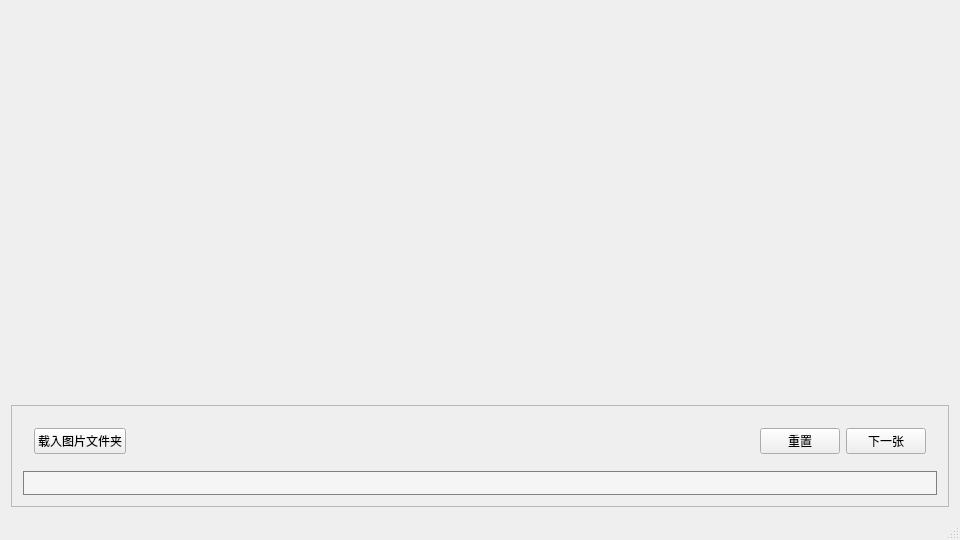
<?xml version="1.0" encoding="UTF-8"?>
<ui version="4.0">
 <class>MainWindow</class>
 <widget class="QMainWindow" name="MainWindow">
  <property name="geometry">
   <rect>
    <x>0</x>
    <y>0</y>
    <width>960</width>
    <height>540</height>
   </rect>
  </property>
  <property name="windowTitle">
   <string>MainWindow</string>
  </property>
  <widget class="QWidget" name="centralWidget">
   <layout class="QVBoxLayout" name="verticalLayout">
    <item>
     <widget class="PreviewImageView" name="previewImage">
      <property name="pixmap">
       <pixmap resource="resource.qrc">:/blank.jpg</pixmap>
      </property>
      <property name="scaledContents">
       <bool>true</bool>
      </property>
     </widget>
    </item>
    <item>
     <widget class="QWidget" name="labelsWidget" native="true">
      <property name="sizePolicy">
       <sizepolicy hsizetype="Preferred" vsizetype="Maximum">
        <horstretch>0</horstretch>
        <verstretch>0</verstretch>
       </sizepolicy>
      </property>
      <layout class="QGridLayout" name="labelsLayout"/>
     </widget>
    </item>
    <item>
     <widget class="ImageView" name="imageView">
      <property name="pixmap">
       <pixmap resource="resource.qrc">:/blank.jpg</pixmap>
      </property>
      <property name="scaledContents">
       <bool>true</bool>
      </property>
     </widget>
    </item>
    <item>
     <widget class="QFrame" name="frame">
      <property name="sizePolicy">
       <sizepolicy hsizetype="Preferred" vsizetype="Fixed">
        <horstretch>0</horstretch>
        <verstretch>0</verstretch>
       </sizepolicy>
      </property>
      <property name="frameShape">
       <enum>QFrame::StyledPanel</enum>
      </property>
      <property name="frameShadow">
       <enum>QFrame::Raised</enum>
      </property>
      <layout class="QVBoxLayout" name="verticalLayout_2">
       <item>
        <widget class="QWidget" name="widget" native="true">
         <property name="sizePolicy">
          <sizepolicy hsizetype="Preferred" vsizetype="Fixed">
           <horstretch>0</horstretch>
           <verstretch>0</verstretch>
          </sizepolicy>
         </property>
         <layout class="QHBoxLayout" name="horizontalLayout">
          <item>
           <widget class="QPushButton" name="loadBtn">
            <property name="text">
             <string>载入图片文件夹</string>
            </property>
           </widget>
          </item>
          <item>
           <spacer name="horizontalSpacer">
            <property name="orientation">
             <enum>Qt::Horizontal</enum>
            </property>
            <property name="sizeHint" stdset="0">
             <size>
              <width>40</width>
              <height>20</height>
             </size>
            </property>
           </spacer>
          </item>
          <item>
           <widget class="QPushButton" name="resetBtn">
            <property name="text">
             <string>重置</string>
            </property>
           </widget>
          </item>
          <item>
           <widget class="QPushButton" name="nextBtn">
            <property name="text">
             <string>下一张</string>
            </property>
           </widget>
          </item>
         </layout>
        </widget>
       </item>
       <item>
        <widget class="QProgressBar" name="progressBar">
         <property name="styleSheet">
          <string notr="true">QProgressBar { 
	background-color: rgb(245, 245, 245);
	border: 1px solid grey; 
	border-radius: 0px; 
	text-align: center; 
} 
QProgressBar::chunk { 
	background-color: rgb(92,184,92);
	width: 1px;
}</string>
         </property>
         <property name="minimum">
          <number>0</number>
         </property>
         <property name="maximum">
          <number>100</number>
         </property>
         <property name="value">
          <number>-1</number>
         </property>
         <property name="format">
          <string>%v/%m</string>
         </property>
        </widget>
       </item>
      </layout>
     </widget>
    </item>
   </layout>
  </widget>
  <widget class="QStatusBar" name="statusBar"/>
 </widget>
 <layoutdefault spacing="6" margin="11"/>
 <customwidgets>
  <customwidget>
   <class>ImageView</class>
   <extends>QLabel</extends>
   <header>imageview.h</header>
  </customwidget>
  <customwidget>
   <class>PreviewImageView</class>
   <extends>QLabel</extends>
   <header>previewimageview.h</header>
  </customwidget>
 </customwidgets>
 <resources>
  <include location="resource.qrc"/>
 </resources>
 <connections/>
</ui>
